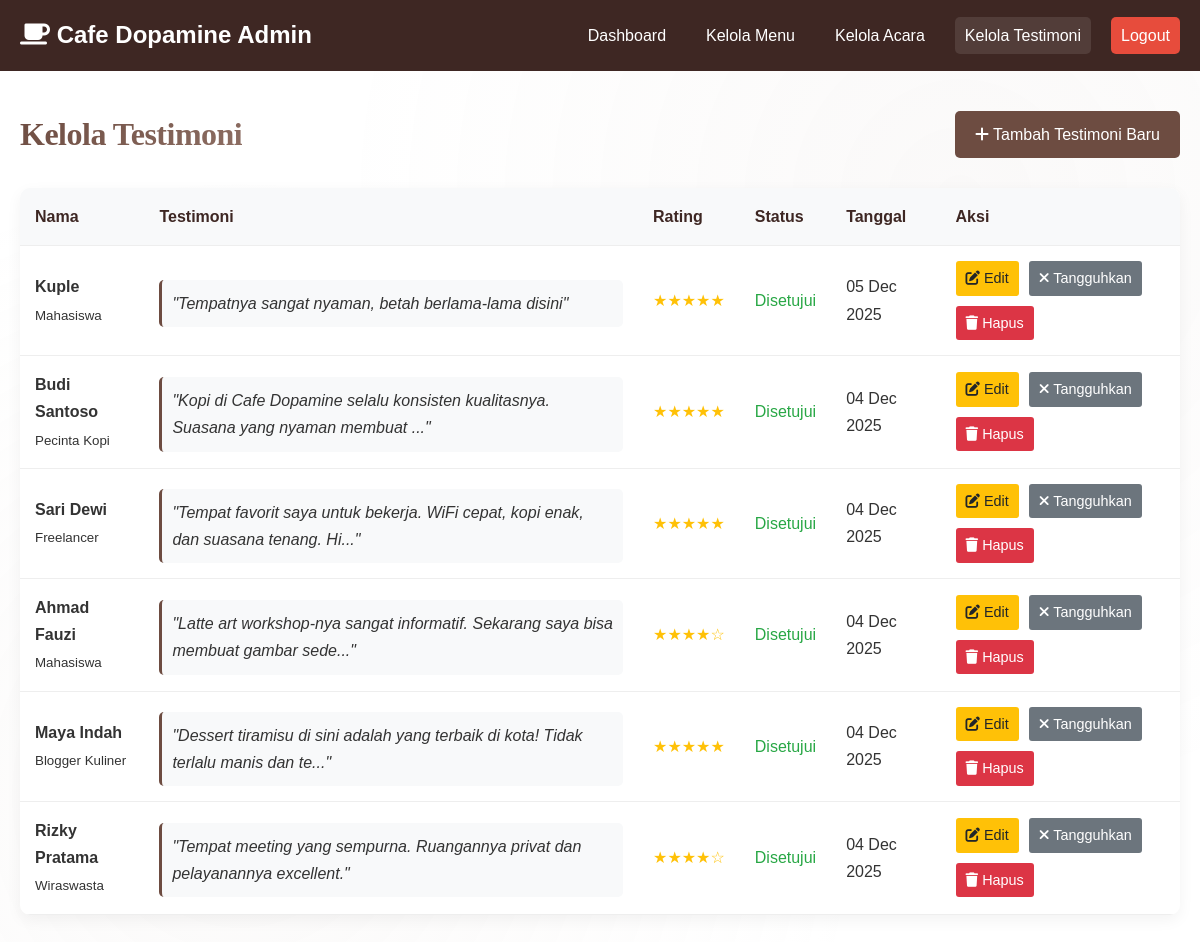
The app's page /admin/manage_testimonials.php (signed in) with its own data.
### tables this page shows
CREATE TABLE `testimonials` (
  `id` int(11) NOT NULL,
  `name` varchar(100) NOT NULL,
  `role` varchar(100) DEFAULT NULL,
  `comment` text NOT NULL,
  `rating` int(11) DEFAULT NULL CHECK (`rating` >= 1 and `rating` <= 5),
  `avatar` varchar(255) DEFAULT NULL,
  `is_approved` tinyint(1) DEFAULT 1,
  `created_at` timestamp NOT NULL DEFAULT current_timestamp()
);

### admin/manage_testimonials.php (the view, shortened to what this page needs)
<?php
require_once '../includes/database.php';
$testimonials = $conn->query("SELECT * FROM testimonials ORDER BY created_at DESC");
?>
<!DOCTYPE html>
<html lang="id">
<head>
    <link rel="stylesheet" href="../css/style.css">
    <link rel="stylesheet" href="https://cdnjs.cloudflare.com/ajax/libs/font-awesome/6.4.0/css/all.min.css">
</head>
<body>
    <header class="admin-header">
        <div class="container">
            <nav class="admin-nav">
                <div class="admin-logo">
                    <i class="fas fa-coffee"></i> Cafe Dopamine Admin
                </div>
                <div class="admin-nav-links">
                    <a href="dashboard.php">Dashboard</a>
                    <a href="manage_menu.php">Kelola Menu</a>
                    <a href="manage_events.php">Kelola Acara</a>
                    <a href="manage_testimonials.php" class="active">Kelola Testimoni</a>
                    <a href="logout.php" class="logout-btn">Logout</a>
                </div>
            </nav>
        </div>
    </header>
    <main class="admin-container">
        <div class="admin-title">
            <h1>Kelola Testimoni</h1>
            <a href="manage_testimonials.php?action=add" class="btn-add">
                <i class="fas fa-plus"></i> Tambah Testimoni Baru
            </a>
        </div>
        <?php if (isset($_GET['action']) && $_GET['action'] === 'add'): ?>
            <div class="form-container">
                <h2>Tambah Testimoni Baru</h2>
                <form method="POST" action="">
                    <input type="hidden" name="action" value="add">
                    <div class="form-group">
                        <label for="name">Nama *</label>
                        <input type="text" id="name" name="name" class="form-control" required>
                    </div>
                    <div class="form-group">
                        <label for="role">Posisi/Peran</label>
                        <input type="text" id="role" name="role" class="form-control" placeholder="Contoh: Pelanggan, Mahasiswa, dll.">
                    </div>
                    <div class="form-group">
                        <label for="comment">Testimoni *</label>
                        <textarea id="comment" name="comment" class="form-control" rows="4" required></textarea>
                    </div>
                    <div class="form-group">
                        <label>Rating</label>
                        <div class="rating-input">
                            <input type="radio" id="star5" name="rating" value="5" checked>
                            <label for="star5">★</label>
                            <input type="radio" id="star4" name="rating" value="4">
                            <label for="star4">★</label>
                            <input type="radio" id="star3" name="rating" value="3">
                            <label for="star3">★</label>
                            <input type="radio" id="star2" name="rating" value="2">
                            <label for="star2">★</label>
                            <input type="radio" id="star1" name="rating" value="1">
                            <label for="star1">★</label>
                        </div>
                    </div>
                    <div class="form-group">
                        <div class="checkbox-group">
                            <input type="checkbox" id="is_approved" name="is_approved" value="1" checked>
                            <label for="is_approved">Disetujui untuk ditampilkan</label>
                        </div>
                    </div>
                    <div class="form-actions">
                        <button type="submit" class="btn-submit">
                            <i class="fas fa-save"></i> Simpan Testimoni
                        </button>
                        <a href="manage_testimonials.php" class="btn-cancel">Batal</a>
                    </div>
                </form>
            </div>
        <?php else:
        ?>
            <div class="table-container">
                <table>
                    <thead>
                        <tr>
                            <th>Nama</th>
                            <th>Testimoni</th>
                            <th>Rating</th>
                            <th>Status</th>
                            <th>Tanggal</th>
                            <th>Aksi</th>
                        </tr>
                    </thead>
                    <tbody>
                        <?php if ($testimonials->num_rows > 0): ?>
                            <?php while($testimonial = $testimonials->fetch_assoc()): ?>
                                <tr>
                                    <td>
                                        <strong><?php echo htmlspecialchars($testimonial['name']); ?></strong>
                                        <?php if ($testimonial['role']): ?>
                                            <br><small><?php echo htmlspecialchars($testimonial['role']); ?></small>
                                        <?php endif; ?>
                                    </td>
                                    <td>
                                        <div class="comment-preview">
                                            "<?php echo htmlspecialchars(substr($testimonial['comment'], 0, 80)) . (strlen($testimonial['comment']) > 80 ? '...' : ''); ?>"
                                        </div>
                                    </td>
                                    <td>
                                        <div class="rating-display">
                                            <?php
                                            for($i = 1; $i <= 5; $i++) {
                                                echo $i <= $testimonial['rating'] ? '★' : '☆';
                                            }
                                            ?>
                                        </div>
                                    </td>
                                    <td>
                                        <span class="<?php echo $testimonial['is_approved'] ? 'status-approved' : 'status-pending'; ?>">
                                            <?php echo $testimonial['is_approved'] ? 'Disetujui' : 'Menunggu'; ?>
                                        </span>
                                    </td>
                                    <td>
                                        <?php echo date('d M Y', strtotime($testimonial['created_at'])); ?>
                                    </td>
                                    <td>
                                        <div class="action-buttons">
                                            <a href="manage_testimonials.php?edit=<?php echo $testimonial['id']; ?>" class="btn-edit">
                                                <i class="fas fa-edit"></i> Edit
                                            </a>
                                            <?php if ($testimonial['is_approved']): ?>
                                                <a href="manage_testimonials.php?toggle_approve=<?php echo $testimonial['id']; ?>" class="btn-reject">
                                                    <i class="fas fa-times"></i> Tangguhkan
                                                </a>
                                            <?php else: ?>
                                                <a href="manage_testimonials.php?toggle_approve=<?php echo $testimonial['id']; ?>" class="btn-approve">
                                                    <i class="fas fa-check"></i> Setujui
                                                </a>
                                            <?php endif; ?>
                                            <a href="manage_testimonials.php?delete=<?php echo $testimonial['id']; ?>" class="btn-delete" onclick="return confirm('Apakah Anda yakin ingin menghapus testimoni ini?');">
                                                <i class="fas fa-trash"></i> Hapus
                                            </a>
                                        </div>
                                    </td>
                                </tr>
                            <?php endwhile; ?>
                        <?php endif; ?>
                    </tbody>
                </table>
            </div>
        <?php endif; ?>
    </main>
</body>
</html>

### css/style.css (style rules this page uses)
* { margin: 0; padding: 0; box-sizing: border-box; }
html { scroll-behavior: smooth; scroll-padding-top: 100px; }
:root { --primary-color: #6d4c41; --secondary-color: #a1887f; --accent-color: #d7ccc8; --light-color: #f5f5f5; --dark-color: #3e2723; --text-color: #333333; --text-light: #777777; --white: #ffffff; --shadow: 0 10px 30px rgba(0, 0, 0, 0.08); --shadow-hover: 0 20px 40px rgba(0, 0, 0, 0.15); --transition: all 0.4s cubic-bezier(0.175, 0.885, 0.32, 1.1); --border-radius: 16px; --gradient-primary: linear-gradient(135deg, #6d4c41 0%, #8d6e63 100%); --gradient-light: linear-gradient(135deg, #f9f5f3 0%, #f0e6e1 100%); }
body { font-family: 'Poppins', sans-serif; color: var(--text-color); background-color: var(--white); line-height: 1.7; overflow-x: hidden; position: relative; }
body::before { content: ''; position: fixed; top: 0; left: 0; width: 100%; height: 100%; background: radial-gradient(circle at 20% 80%, rgba(215, 204, 200, 0.1) 0%, transparent 50%), radial-gradient(circle at 80% 20%, rgba(161, 136, 127, 0.05) 0%, transparent 50%); pointer-events: none; z-index: -1; }
.container { width: 100%; max-width: 1200px; margin: 0 auto; padding: 0 20px; }
h1, h2, h3, h4 { font-family: 'Playfair Display', serif; font-weight: 700; line-height: 1.2; letter-spacing: -0.5px; }
h1 { background: var(--gradient-primary); -webkit-background-clip: text; -webkit-text-fill-color: transparent; background-clip: text; }
a { text-decoration: none; color: inherit; transition: var(--transition); }

### admin/manage_testimonials.php (style rules this page uses)
.admin-header { background-color: var(--dark-color); color: white; padding: 15px 0; position: sticky; top: 0; z-index: 100; }
.admin-nav { display: flex; justify-content: space-between; align-items: center; }
.admin-logo { font-size: 1.5rem; font-weight: 600; }
.admin-nav-links { display: flex; gap: 20px; }
.admin-nav-links a { color: white; padding: 5px 10px; border-radius: 5px; transition: var(--transition); }
.admin-nav-links a:hover, .admin-nav-links a.active { background-color: rgba(255,255,255,0.1); }
.logout-btn { background: #e74c3c; }
.admin-container { padding: 40px 20px; max-width: 1200px; margin: 0 auto; }
.admin-title { margin-bottom: 30px; color: var(--dark-color); display: flex; justify-content: space-between; align-items: center; }
.btn-add { background-color: var(--primary-color); color: white; padding: 10px 20px; border-radius: 5px; text-decoration: none; transition: var(--transition); }
.table-container { background: white; border-radius: 10px; overflow: hidden; box-shadow: 0 5px 15px rgba(0,0,0,0.05); margin-bottom: 40px; overflow-x: auto; }
table { width: 100%; border-collapse: collapse; }
th, td { padding: 15px; text-align: left; border-bottom: 1px solid #eee; }
th { background-color: #f8f9fa; font-weight: 600; color: var(--dark-color); }
.status-approved { color: #28a745; font-weight: 500; }
.action-buttons { display: flex; gap: 10px; flex-wrap: wrap; }
.btn-edit, .btn-delete, .btn-approve, .btn-reject { padding: 5px 10px; border-radius: 3px; text-decoration: none; font-size: 0.9rem; transition: var(--transition); }
.btn-edit { background-color: #ffc107; color: #212529; }
.btn-delete { background-color: #dc3545; color: white; }
.btn-reject { background-color: #6c757d; color: white; }
.rating-display { color: #ffc107; }
.comment-preview { background-color: #f8f9fa; padding: 10px; border-radius: 5px; border-left: 3px solid var(--primary-color); font-style: italic; margin-top: 5px; }

### records on screen
testimonials: name "Kuple", role "Mahasiswa", comment "Tempatnya sangat nyaman, betah berlama-lama disini", is_approved "Disetujui", created_at "05 Dec 2025"
testimonials: name "Budi Santoso", role "Pecinta Kopi", comment "Kopi di Cafe Dopamine selalu konsisten kualitasnya. Suasana yang nyaman membuat", is_approved "Disetujui", created_at "04 Dec 2025"
testimonials: name "Sari Dewi", role "Freelancer", comment "Tempat favorit saya untuk bekerja. WiFi cepat, kopi enak, dan suasana tenang. Hi", is_approved "Disetujui", created_at "04 Dec 2025"
testimonials: name "Ahmad Fauzi", role "Mahasiswa", comment "Latte art workshop-nya sangat informatif. Sekarang saya bisa membuat gambar sede", rating 4 (drawn), is_approved "Disetujui", created_at "04 Dec 2025"
testimonials: name "Maya Indah", role "Blogger Kuliner", comment "Dessert tiramisu di sini adalah yang terbaik di kota! Tidak terlalu manis dan te", is_approved "Disetujui", created_at "04 Dec 2025"
testimonials: name "Rizky Pratama", role "Wiraswasta", comment "Tempat meeting yang sempurna. Ruangannya privat dan pelayanannya excellent.", rating 4 (drawn), is_approved "Disetujui", created_at "04 Dec 2025"
